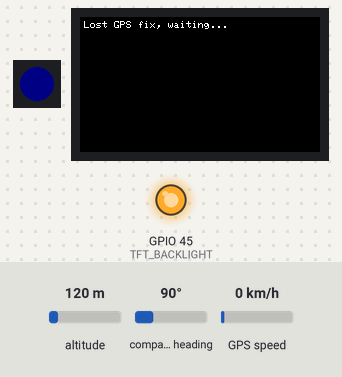
Simulated run of this sketch. Board: ESP32-S3. On the bench: 1 RGB LEDs in strip order, left to right, 240×135 colour display, output pins drawn as LEDs (lit = HIGH). The test bench sets the inputs (shaded band); at power-on: GPS speed 0 km/h, compass heading 90°, altitude 120 m. Dim RGB values are drawn brighter than linear; the GPS gets a fix after 3 s at 37.7749, -122.4194 with 8 satellites; what the sketch prints to the serial monitor is not drawn.

Above: at 1.6 s.
1.7 s: GPS speed set to 2 km/h
At 4.5 s:
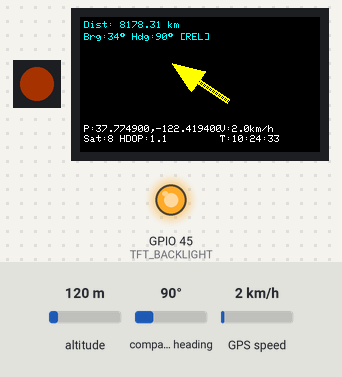
5.8 s: compass heading set to 7°
At 7.8 s:
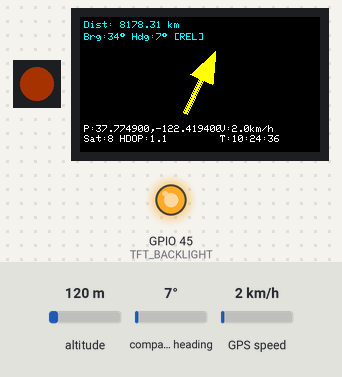
9.5 s: compass heading set to 180°
At 11.8 s:
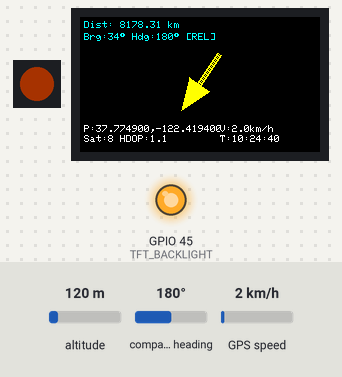
13.5 s: GPS speed set to 30 km/h
At 15.4 s:
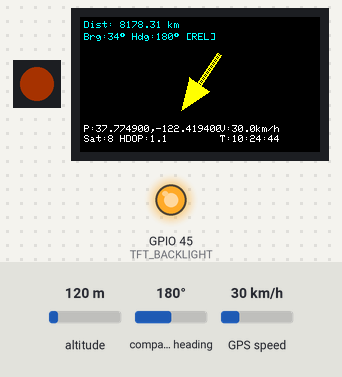
Timing chart, 0 to 16.9 s (numbered marks = the images above; inputs shaded):
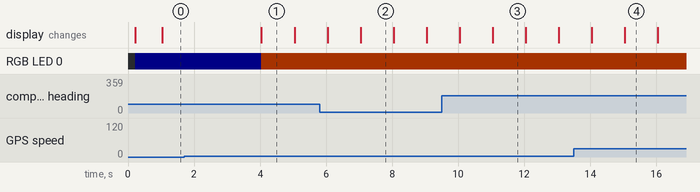

Measured:
- the behaviour switches between 0 and 1 km/h on GPS speed (found by bisection; images 0 and 1)
- after the input at 1.7 s, the display: changes after 2.3 s (image 1)

The sketch:

Hardcoded_Program.ino
```cpp
/* * ==============================================================================
 * STMP26 SENSATE GPS NMEA Reader - FINAL WORKING LAB REFERENCE
 * Target Hardware: TenStar ESP32-S3 + Waveshare LC29H GPS Module
 * Recommended Software Environment: Arduino IDE 2.x.x
 * ==============================================================================
 * * 🛠️ ENGINEERING RULES OF THE ROAD (READ BEFORE FLASHING):
 * * 1. THE ENVIRONMENT VARIABILITY FACTOR:
 * Depending on whether you are running Windows (and if it's a personal laptop
 * or a locked-down institution machine), a Mac, or Linux, the Arduino IDE 2.x
 * environment may interact differently with your hardware. If your port
 * disappears or throws an "Access Denied" error, check your OS device drivers.
 * * 2. THE FIRST LAW OF ENGINEERING SKEPTICISM:
 * As an engineer, you must assume absolutely nothing works until YOU have personally
 * tested it and verified the data stream. It does not matter if your lecturer
 * swears it works, it does not matter if a generative AI confidently tells you
 * it works, and it definitely does not matter if your lab partner says "it worked
 * on my machine five minutes ago." Trust your oscilloscope, trust your serial
 * monitor, and verify everything!
 * * ==============================================================================
 */

// ── Libraries ────────────────────────────────────────────────────────────────
#include <TinyGPSPlus.h>          // NMEA 0183 sentence parser (handles $GN prefixes)
#include <Adafruit_GFX.h>         // Core graphics primitives (drawLine, fillRect, etc.)
#include <Adafruit_ST7789.h>      // Hardware driver for the ST7789 TFT on the TenStar
#include <Adafruit_NeoPixel.h>    // Driver for the single onboard WS2812 NeoPixel
#include <SPI.h>                  // SPI bus used by the TFT display

// ── Pin Definitions (confirmed working — do not change) ─────────────────────
#define GPS_RX        17
#define GPS_TX        18
#define TFT_CS         7
#define TFT_DC        39
#define TFT_RST       40
#define TFT_BACKLIGHT 45
#define SPI_SCK       36
#define SPI_MISO      37
#define SPI_MOSI      35
#define LED_PIN       33          // Onboard NeoPixel data pin
#define NUM_PIXELS     1          // Single NeoPixel element

// ── Navigation Target ───────────────────────────────────────────────────────
const double TARGET_LAT = 53.291148;
const double TARGET_LON = -6.362183;
const double RADIUS     = 20.0;    // Destination "arrived" radius in metres

// ── Object Instances ────────────────────────────────────────────────────────
// HardwareSerial(1) = UART1 on the ESP32-S3, mapped to GPS_RX/GPS_TX below.
HardwareSerial GPSSerial(1);

// TinyGPS++ parser object — we feed it raw bytes and it extracts lat/lon/time.
TinyGPSPlus gps;

// Construct the TFT display using explicit SPI pins so the compiler never
// falls back to wrong defaults on the S3 variant.
// Use the default SPI bus and remap its pins in setup() — this is the
// most reliable method on ESP32-S3 (avoids HSPI/VSPI mapping issues).
Adafruit_ST7789 tft = Adafruit_ST7789(&SPI, TFT_CS, TFT_DC, TFT_RST);

// NeoPixel strip (1 LED) on the onboard data pin.
Adafruit_NeoPixel pixel(NUM_PIXELS, LED_PIN, NEO_GRB + NEO_KHZ800);

// ── Timing ──────────────────────────────────────────────────────────────────
// Non-blocking refresh: we only redraw the screen once per second to prevent
// flicker while still reading GPS bytes every pass through loop().
unsigned long lastDisplayUpdate = 0;
const unsigned long DISPLAY_INTERVAL = 1000; // milliseconds

// ── Navigation State (updated every GPS fix, read by the display timer) ─────
// These globals decouple data capture from screen refresh so that a fix is
// never lost due to the display timer not having elapsed yet.
bool    hasFix      = false;
double  navDistance = 0.0;
double  navBearing  = 0.0;   // absolute bearing to target (0-360)
double  navHeading  = 0.0;   // current direction of travel from GPS (0-360)

// Heading hold is now infinite. We rely on the last known heading forever.
unsigned long headingLastValidMs = 0;       // timestamp of last good heading

// ── Forward Declarations ────────────────────────────────────────────────────
void drawArrow(int cx, int cy, int len, double angleDeg, uint16_t color);
void showArrived();
void showNavigation(double distance, double bearing);
void drawDashboard();

// ═════════════════════════════════════════════════════════════════════════════
//  SETUP — runs once after power-on or reset
// ═════════════════════════════════════════════════════════════════════════════
void setup() {
  // --- USB Serial (debug / Serial Monitor) ---
  Serial.begin(115200);
  delay(10);

  Serial.println("========================================");
  Serial.println("STMP26 GPS NMEA Reader");
  Serial.println("TenStar ESP32-S3 + Waveshare LC29H GPS");
  Serial.println("========================================");
  Serial.println();
  Serial.println("Configuration:");
  Serial.println("  GPS Baud: 115200");
  Serial.println("  RX: GPIO17");
  Serial.println("  TX: GPIO18");
  Serial.println();
  Serial.println("Waiting for GPS data...\n");

  // --- GPS UART ---
  // 115200 baud is the LC29H default (NOT the common 9600 of older modules).
  GPSSerial.begin(115200, SERIAL_8N1, GPS_RX, GPS_TX);
  delay(10);

  // --- NeoPixel ---
  pixel.begin();
  pixel.setBrightness(40);        // Keep brightness modest to avoid glare
  pixel.setPixelColor(0, pixel.Color(0, 0, 50));  // Dim blue = "booting"
  pixel.show();

  // --- TFT Display ---
  // IMPORTANT: power the backlight BEFORE calling tft.init() or the screen
  // stays black — this is a hardware quirk of the TenStar board.
  pinMode(TFT_BACKLIGHT, OUTPUT);
  digitalWrite(TFT_BACKLIGHT, HIGH);

  SPI.begin(SPI_SCK, SPI_MISO, SPI_MOSI);
  tft.init(135, 240);             // 135×240 native pixel resolution
  tft.setRotation(3);             // Landscape mode (wide = 240, tall = 135)
  tft.fillScreen(ST77XX_BLACK);
  tft.setTextColor(ST77XX_WHITE);
  tft.setTextSize(1);
  tft.setCursor(4, 4);
  tft.println("Waiting for GPS fix...");

  delay(10);
}

// ═════════════════════════════════════════════════════════════════════════════
//  LOOP — runs continuously
// ═════════════════════════════════════════════════════════════════════════════
void loop() {

  // --- 1. Feed every available byte to TinyGPS++ (non-blocking) ---
  while (GPSSerial.available()) {
    gps.encode(GPSSerial.read());
  }

  // --- 2. Capture navigation data whenever a new fix arrives ───────────
  // isUpdated() returns true ONCE per new fix, then resets to false.
  // We store the results in globals immediately so nothing is lost.
  if (gps.location.isUpdated() && gps.location.isValid()) {
    hasFix = true;

    double currLat = gps.location.lat();
    double currLon = gps.location.lng();

    // Great-circle distance in metres from current position to target.
    navDistance = TinyGPSPlus::distanceBetween(
                    currLat, currLon, TARGET_LAT, TARGET_LON);

    // Initial bearing (0–360°) from current position to target.
    navBearing = TinyGPSPlus::courseTo(
                   currLat, currLon, TARGET_LAT, TARGET_LON);

    // Current direction of travel reported by the GPS receiver.
    // NOTE: course is only valid when you are physically MOVING.
    // If we are stationary, the GPS outputs random noise for heading.
    // We strictly ONLY update navHeading if we are walking (> 0.8 km/h).
    if (gps.course.isValid() && gps.speed.isValid() && gps.speed.kmph() > 0.8) {
      navHeading = gps.course.deg();
    }
  }

  // Check if we lost the fix (no new location data for over 2 seconds)
  if (hasFix && gps.location.age() > 2000) {
    hasFix = false;
  }

  // --- 3. Refresh the display once per second ─────
  // This runs on its own timer so the screen always redraws with the
  // latest stored values, or shows a warning if the fix is lost.
  if (millis() - lastDisplayUpdate >= DISPLAY_INTERVAL) {
    lastDisplayUpdate = millis();

    if (hasFix) {
      // Debug: print values to Serial Monitor so you can verify data is live.
      Serial.print("[NAV] dist=");
      Serial.print(navDistance, 1);
      Serial.print("m  absBrg=");
      Serial.print(navBearing, 1);
      Serial.print("°  heading=");
      Serial.print(navHeading, 1);
      Serial.print("°  relBrg=");
      double rel = navBearing - navHeading;
      if (rel < 0) rel += 360.0;
      if (rel >= 360.0) rel -= 360.0;
      Serial.print(rel, 1);
      Serial.println("°");

      if (navDistance <= RADIUS) {
        showArrived();
      } else {
        showNavigation(navDistance, navBearing);
      }

      // Also print the full PVT dashboard to the TFT
      drawDashboard();
    } else {
      // We do not have a fix, or we lost it
      tft.fillScreen(ST77XX_BLACK);
      tft.setTextColor(ST77XX_WHITE);
      tft.setTextSize(1);
      tft.setCursor(4, 4);
      tft.println(gps.location.age() > 2000 ? "Lost GPS fix, waiting..." : "Waiting for GPS fix...");

      // Set NeoPixel back to dim blue
      pixel.setPixelColor(0, pixel.Color(0, 0, 50));
      pixel.show();
    }
  }

  // --- 3. Echo raw NMEA sentences to Serial Monitor for debugging ---
  // (This section is intentionally left as a secondary path so that the
  //  Serial Monitor remains a live diagnostic window.)
  // The raw bytes were already consumed by gps.encode() above, so we use
  // TinyGPS++ statistics instead of re-reading Serial1.
}

// ═════════════════════════════════════════════════════════════════════════════
//  showArrived — full-screen green celebration when within RADIUS
// ═════════════════════════════════════════════════════════════════════════════
void showArrived() {
  // Fill the entire screen with a bright green background.
  tft.fillScreen(ST77XX_GREEN);

  // Print the arrival message in large, centred text.
  tft.setTextColor(ST77XX_BLACK);
  tft.setTextSize(2);
  tft.setCursor(20, 30);
  tft.println("ARRIVED TO");
  tft.setCursor(20, 55);
  tft.println("DESTINATION!");

  // Show distance = 0 for clarity.
  tft.setTextSize(1);
  tft.setCursor(20, 90);
  tft.print("Dist: < ");
  tft.print(RADIUS, 1);
  tft.println(" m");

  // Light the NeoPixel solid green.
  pixel.setPixelColor(0, pixel.Color(0, 255, 0));
  pixel.show();
}

// ═════════════════════════════════════════════════════════════════════════════
//  showNavigation — distance + directional arrow while en route
// ═════════════════════════════════════════════════════════════════════════════
void showNavigation(double distance, double bearing) {
  // Clear previous frame.
  tft.fillScreen(ST77XX_BLACK);

  // ── Always use relative bearing ────────────────────────────────────────
  // GPS heading (course) is derived from movement between fixes.
  // We will permanently hold the last known heading so the arrow ALWAYS
  // acts as a relative turn indicator based on the last direction of travel.

  const double SPEED_THRESHOLD = 0.8;  // km/h — a gentle walk
  bool movingNow = gps.speed.isValid() && (gps.speed.kmph() > SPEED_THRESHOLD);

  if (movingNow) {
    headingLastValidMs = millis();
  }

  double arrowAngle = bearing - navHeading;
  if (arrowAngle < 0)    arrowAngle += 360.0;
  if (arrowAngle >= 360) arrowAngle -= 360.0;

  const char* modeLabel = "REL";

  // ── Top section: distance remaining ────────────────────────────────────
  tft.setTextColor(ST77XX_CYAN);
  tft.setTextSize(1);
  tft.setCursor(4, 4);
  tft.print("Dist: ");

  if (distance >= 1000.0) {
    tft.print(distance / 1000.0, 2);
    tft.println(" km");
  } else {
    tft.print(distance, 1);
    tft.println(" m");
  }

  tft.setCursor(4, 16);
  tft.print("Brg:");
  tft.print(bearing, 0);
  tft.print((char)247);           // ° symbol
  if (movingNow) {
    tft.print(" Hdg:");
    tft.print(navHeading, 0);
    tft.print((char)247);
  }
  tft.print(" [");
  tft.print(modeLabel);
  tft.print("]");

  // ── Centre section: directional arrow ──────────────────────────────────
  // Uses relative bearing when moving (turn indicator) or absolute bearing
  // when still (compass pointer toward target).
  drawArrow(120, 65, 35, arrowAngle, ST77XX_YELLOW);

  // Set NeoPixel to orange while navigating (not yet arrived).
  pixel.setPixelColor(0, pixel.Color(255, 80, 0));
  pixel.show();
}

// ═════════════════════════════════════════════════════════════════════════════
//  drawArrow — renders a bold, filled directional arrow on the TFT
//
//  cx, cy  : centre point of the arrow
//  len     : distance from centre to the tip
//  angleDeg: compass bearing in degrees (0° = North = screen-up)
//  color   : 16-bit 565 colour
//
//  Anatomy of the arrow (drawn along the bearing axis):
//
//        ▲  tip                   ← filled triangle (arrowhead)
//       ╱ ╲
//      ╱   ╲  ← headWidth on each side
//     ╱_____╲ base of head
//       | |
//       | |   ← thick shaft (multiple parallel lines)
//       |_|
//       tail
// ═════════════════════════════════════════════════════════════════════════════
void drawArrow(int cx, int cy, int len, double angleDeg, uint16_t color) {
  // Convert compass bearing to a screen-space angle in radians.
  // Compass: 0° = North (up), increases clockwise.
  // Screen:  +x = right, +y = DOWN.
  // Using sin/cos directly:  dx = sin(bearing), dy = -cos(bearing).
  double rad = angleDeg * PI / 180.0;
  double dx  =  sin(rad);        // unit vector component along +x
  double dy  = -cos(rad);        // unit vector component along +y (screen)

  // Perpendicular unit vector (90° clockwise on screen) for width offsets.
  double px = -dy;               //  cos(bearing)
  double py =  dx;               //  sin(bearing)

  // ── Key points ────────────────────────────────────────────────────────
  // Tip: the foremost point of the arrowhead.
  int tipX = cx + (int)(len * dx);
  int tipY = cy + (int)(len * dy);

  // Tail: the rearmost point of the shaft.
  int tailX = cx - (int)(len * dx);
  int tailY = cy - (int)(len * dy);

  // Base of the arrowhead (where the triangular head meets the shaft).
  // The head occupies 45 % of the total length.
  double headFrac = 0.45;
  int baseX = cx + (int)(len * (1.0 - headFrac * 2.0) * dx);
  int baseY = cy + (int)(len * (1.0 - headFrac * 2.0) * dy);

  // ── Arrowhead (filled triangle) ───────────────────────────────────────
  int headHalfW = (int)(len * 0.38);   // half-width of the head base
  int lx = baseX + (int)(headHalfW * px);
  int ly = baseY + (int)(headHalfW * py);
  int rx = baseX - (int)(headHalfW * px);
  int ry = baseY - (int)(headHalfW * py);

  tft.fillTriangle(tipX, tipY, lx, ly, rx, ry, color);

  // ── Shaft (thick, 5-pixel wide band of parallel lines) ────────────────
  int shaftHalfW = 3;
  for (int i = -shaftHalfW; i <= shaftHalfW; i++) {
    int ox = (int)(i * px);
    int oy = (int)(i * py);
    tft.drawLine(tailX + ox, tailY + oy, baseX + ox, baseY + oy, color);
  }
}

// ═════════════════════════════════════════════════════════════════════════════
//  drawDashboard — PVT telemetry overlay (bottom of screen)
//  Displays Position, Velocity, Time, Satellites, HDOP, Fix status.
// ═════════════════════════════════════════════════════════════════════════════
void drawDashboard() {
  // We draw in the lower portion of the screen so as not to overlap the
  // navigation arrow or arrival message painted by the caller.
  int y = 108;                    // Starting Y for the telemetry line

  tft.setTextColor(ST77XX_WHITE, ST77XX_BLACK); // White-on-black, auto-clear
  tft.setTextSize(1);

  // ── Position ───────────────────────────────────────────────────────────
  tft.setCursor(4, y);
  if (gps.location.isValid()) {
    tft.print("P:");
    tft.print(gps.location.lat(), 6);
    tft.print(",");
    tft.print(gps.location.lng(), 6);
  } else {
    tft.print("P: no fix        ");
  }

  // ── Satellites + HDOP ──────────────────────────────────────────────────
  tft.setCursor(4, y + 10);
  tft.print("Sat:");
  tft.print(gps.satellites.value());
  tft.print(" HDOP:");
  if (gps.hdop.isValid()) {
    tft.print(gps.hdop.hdop(), 1);
  } else {
    tft.print("--");
  }

  // ── Velocity ───────────────────────────────────────────────────────────
  tft.setCursor(140, y);
  tft.print("V:");
  if (gps.speed.isValid()) {
    tft.print(gps.speed.kmph(), 1);
    tft.print("km/h");
  } else {
    tft.print("--    ");
  }

  // ── Time (UTC) ─────────────────────────────────────────────────────────
  tft.setCursor(140, y + 10);
  tft.print("T:");
  if (gps.time.isValid()) {
    if (gps.time.hour() < 10)   tft.print('0');
    tft.print(gps.time.hour());   tft.print(':');
    if (gps.time.minute() < 10) tft.print('0');
    tft.print(gps.time.minute()); tft.print(':');
    if (gps.time.second() < 10) tft.print('0');
    tft.print(gps.time.second());
  } else {
    tft.print("--:--:--");
  }
}
```
